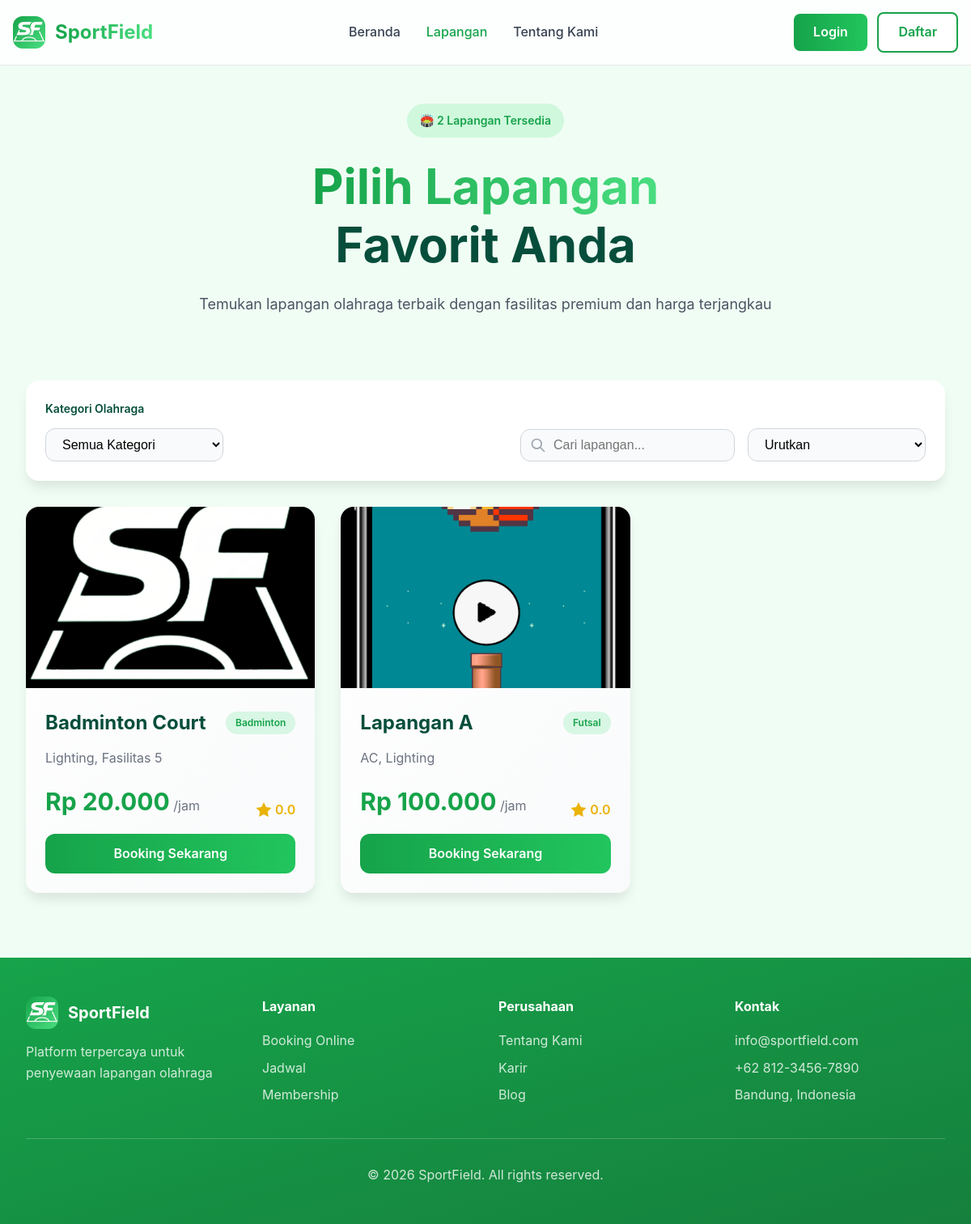
The app's page /page/user/lapangan.php, older data.
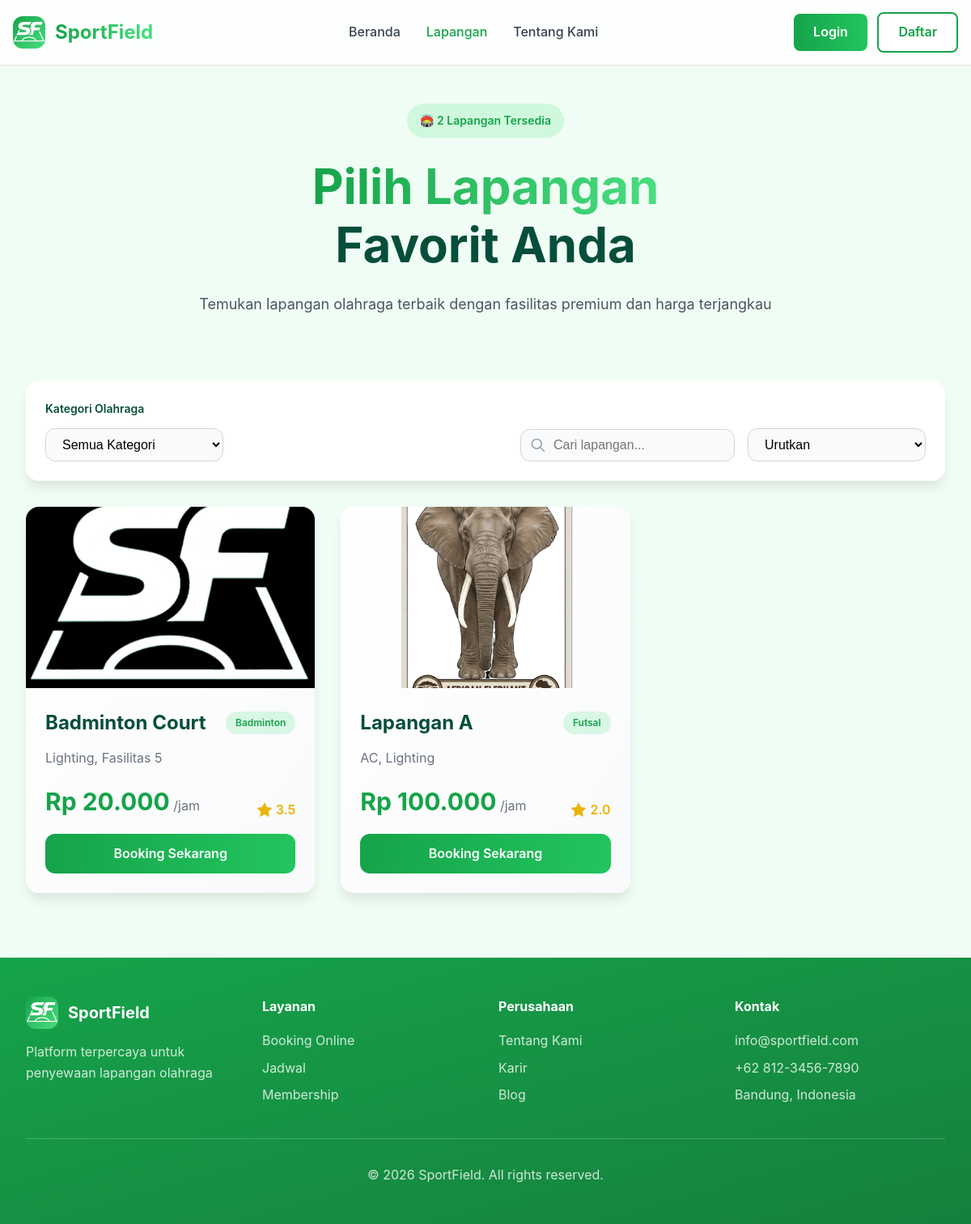
The same page, newer data.
### tables this page shows
CREATE TABLE `lapangan` (
  `id` int(11) NOT NULL,
  `nama` varchar(100) NOT NULL,
  `jenis` varchar(50) NOT NULL,
  `harga_per_jam` decimal(10,2) NOT NULL,
  `deskripsi` text DEFAULT NULL,
  `gambar` varchar(255) DEFAULT NULL,
  `status` enum('tersedia','maintenance') DEFAULT 'tersedia',
  `average_rating` decimal(2,1) DEFAULT 0.0,
  `total_rating` int(11) DEFAULT 0,
  `created_at` timestamp NOT NULL DEFAULT current_timestamp(),
  `updated_at` timestamp NOT NULL DEFAULT current_timestamp() ON UPDATE current_timestamp()
);

### page/user/lapangan.php (the view, shortened to what the changed rows need)
<?php
require_once '../../config/db.php';
try {
    $stmt = $pdo->prepare("
        SELECT l.*,
               GROUP_CONCAT(f.nama SEPARATOR ',') as fasilitas,
               jenis_olahraga.nama as jenis_nama
        FROM lapangan l
        LEFT JOIN lapangan_fasilitas lf ON l.id = lf.lapangan_id
        LEFT JOIN fasilitas f ON lf.fasilitas_id = f.id
        LEFT JOIN jenis_olahraga ON l.jenis = jenis_olahraga.nama
        WHERE l.status = 'tersedia'
        GROUP BY l.id
        ORDER BY l.nama
    ");
    $stmt->execute();
    $lapangan_list = $stmt->fetchAll(PDO::FETCH_ASSOC);
} catch (PDOException $e) {
    $lapangan_list = [];
}
?>
<!DOCTYPE html>
<html lang="id">
<head>
    <link rel="stylesheet" href="../../assets/css/lapangan.css">
    <link rel="stylesheet" href="../../assets/css/navbar-footer.css">
</head>
<body>
    <?php include '../includes/navbar.php'; ?>
    <section class="hero-section">
        <div class="container text-center">
            <div class="animate-fade-in">
                <h1 class="hero-title">
                    <span class="gradient-text">Pilih Lapangan</span>
                    <br>
                    <span>Favorit Anda</span>
                </h1>
            </div>
        </div>
    </section>
    <section class="fields-section">
        <div class="container">
            <div id="fieldsGrid" class="fields-grid">
                <?php foreach ($lapangan_list as $lapangan): ?>
                <div class="field-card"
                     data-category="<?php echo strtolower($lapangan['jenis']); ?>"
                     data-price="<?php echo $lapangan['harga_per_jam']; ?>"
                     data-rating="<?php echo $lapangan['average_rating']; ?>"
                     data-name="<?php echo htmlspecialchars($lapangan['nama']); ?>">
                    <div class="card-image">
                        <?php
                        $gambar_src = '';
                        if (!empty($lapangan['gambar'])) {
                            $gambar_src = '../../' . htmlspecialchars($lapangan['gambar']);
                        }
                        ?>
                        <img src="<?php echo $gambar_src; ?>" alt="<?php echo htmlspecialchars($lapangan['nama']); ?>">
                    </div>
                    <div class="card-body">
                        <div class="card-header">
                            <h3><?php echo htmlspecialchars($lapangan['nama']); ?></h3>
                            <span class="badge-type"><?php echo htmlspecialchars($lapangan['jenis']); ?></span>
                        </div>
                        <p class="card-description">
                            <?php
                            $fasilitas = explode(',', $lapangan['fasilitas']);
                            echo htmlspecialchars(implode(', ', array_slice(array_filter($fasilitas), 0, 2)));
                            ?>
                        </p>
                        <div class="card-footer">
                            <div class="price">
                                <span class="price-amount">Rp <?php echo number_format($lapangan['harga_per_jam'], 0, ',', '.'); ?></span>
                                <span class="price-unit">/jam</span>
                            </div>
                            <div class="rating">
                                <svg class="star-icon" viewBox="0 0 20 20"><path d="M10 15l-5.878 3.09 1.123-6.545L.489 6.91l6.572-.955L10 0l2.939 5.955 6.572.955-4.756 4.635 1.123 6.545z"/></svg>
                                <span><?php echo number_format($lapangan['average_rating'], 1); ?></span>
                            </div>
                        </div>
                        <a href="detail-lapangan.php?id=<?php echo $lapangan['id']; ?>" class="btn-booking">Booking Sekarang</a>
                    </div>
                </div>
                <?php endforeach; ?>
            </div>
        </div>
    </section>
</body>
</html>

Row changes from the older to the newer data that the page shows:
changed lapangan "Badminton Court": average_rating "0.0" → "3.5"
changed lapangan "Lapangan A": gambar: a different picture; average_rating "0.0" → "2.0"
